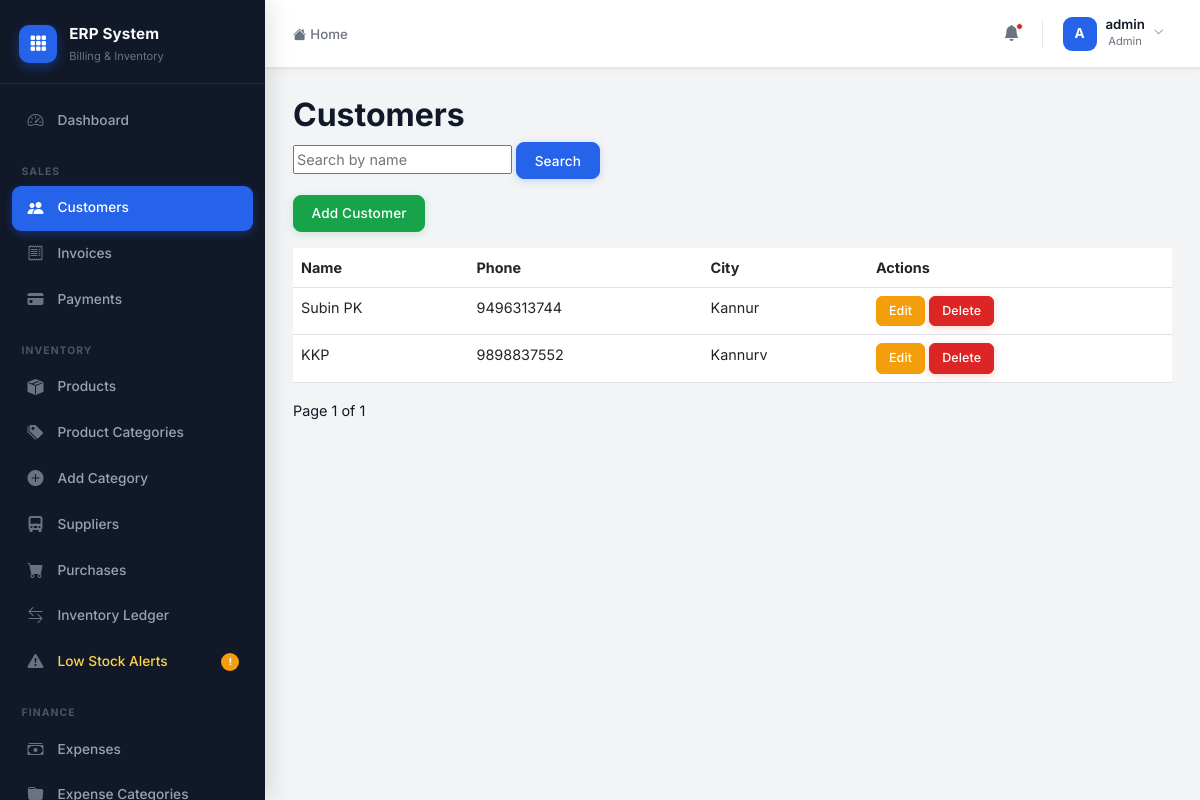
The app's page /customers/ (signed in) with its own data.
### accounts/models.py (models this page shows)
class CustomUser(AbstractUser):
    ROLE_CHOICES = (
        ('admin', 'Admin'),
        ('staff', 'Staff'),
        ('accountant', 'Accountant'),
    )
    role = models.CharField(max_length=20, choices=ROLE_CHOICES, default='staff')
    phone = models.CharField(max_length=15, blank=True, null=True)

### customers/models.py (models this page shows, shortened)
class Customer(models.Model):
    name = models.CharField(max_length=255)
    email = models.EmailField(blank=True, null=True)
    phone = models.CharField(max_length=15)
    gst_number = models.CharField(max_length=15, blank=True, null=True)
    address = models.TextField()
    city = models.CharField(max_length=100)
    state = models.CharField(max_length=100)
    pincode = models.CharField(max_length=10)
    created_at = models.DateTimeField(auto_now_add=True)

### customers/views.py (the view)
# urls.py: path('', customer_list, name='customer_list'),
@login_required
def customer_list(request):
    search_query = request.GET.get('q', '')
    customers = Customer.objects.all()
    if search_query:
        customers = customers.filter(name__icontains=search_query)
    paginator = Paginator(customers, 5)  # 5 per page
    page_number = request.GET.get('page')
    page_obj = paginator.get_page(page_number)
    return render(request, 'customers/customer_list.html', {
        'page_obj': page_obj,
        'search_query': search_query
    })

### templates/customers/customer_list.html (shortened to what this page needs)
{% extends 'layouts/admin_base.html' %}
{% block admin_content %}
<h2>Customers</h2>
<form method="GET" class="mb-3">
    <input type="text" name="q" value="{{ search_query }}" placeholder="Search by name">
    <button type="submit" class="btn btn-primary">Search</button>
</form>
<a href="{% url 'add_customer' %}" class="btn btn-success mb-3">Add Customer</a>
<table class="table">
    <tr>
        <th>Name</th>
        <th>Phone</th>
        <th>City</th>
        <th>Actions</th>
    </tr>
    {% for customer in page_obj %}
    <tr>
        <td>{{ customer.name }}</td>
        <td>{{ customer.phone }}</td>
        <td>{{ customer.city }}</td>
        <td>
            <a href="{% url 'edit_customer' customer.id %}" class="btn btn-warning btn-sm">Edit</a>
<button
    class="btn btn-danger btn-sm delete-btn"
    data-id="{{ customer.id }}"
    data-name="{{ customer.name }}"
    data-bs-toggle="modal"
    data-bs-target="#deleteModal">
    Delete
</button>        </td>
    </tr>
    {% endfor %}
</table>
<div>
    <span>Page {{ page_obj.number }} of {{ page_obj.paginator.num_pages }}</span>
</div>
{% endblock %}

### templates/layouts/admin_base.html (shortened to what this page needs)
{% extends 'base.html' %}
{% block content %}
<div class="erp-shell">
    <aside class="erp-sidebar" id="erpSidebar">
        <div class="sidebar-logo">
            <div class="logo-icon">
                <i class="bi bi-grid-3x3-gap-fill"></i>
            </div>
            <div class="logo-text">
                <span class="logo-name">ERP System</span>
                <span class="logo-sub">Billing & Inventory</span>
            </div>
        </div>
        <nav class="sidebar-nav" id="sidebarNav">
            <a href="{% url 'admin_dashboard' %}"
               class="nav-item {% if request.resolver_match.url_name == 'admin_dashboard' %}active{% endif %}">
                <span class="nav-icon"><i class="bi bi-speedometer2"></i></span>
                <span class="nav-label">Dashboard</span>
            </a>
            <div class="nav-section-label">Sales</div>
            <a href="{% url 'customer_list' %}"
               class="nav-item {% if 'customer' in request.resolver_match.url_name %}active{% endif %}">
                <span class="nav-icon"><i class="bi bi-people-fill"></i></span>
                <span class="nav-label">Customers</span>
            </a>
            <a href="{% url 'invoice_list' %}"
               class="nav-item {% if 'invoice' in request.resolver_match.url_name %}active{% endif %}">
                <span class="nav-icon"><i class="bi bi-receipt"></i></span>
                <span class="nav-label">Invoices</span>
            </a>
            {% if request.user.role == 'admin' or request.user.role == 'accountant' %}
            <a href="{% url 'payment_list' %}"
               class="nav-item {% if 'payment' in request.resolver_match.url_name %}active{% endif %}">
                <span class="nav-icon"><i class="bi bi-credit-card-fill"></i></span>
                <span class="nav-label">Payments</span>
            </a>
            {% endif %}
            <div class="nav-section-label">Inventory</div>
            <a href="{% url 'product_list' %}"
               class="nav-item {% if request.resolver_match.url_name == 'product_list' %}active{% endif %}">
                <span class="nav-icon"><i class="bi bi-box-seam-fill"></i></span>
                <span class="nav-label">Products</span>
            </a>
            {% if request.user.role == 'admin' %}
            <a href="{% url 'category_list' %}"
               class="nav-item {% if 'category' in request.resolver_match.url_name %}active{% endif %}">
                <span class="nav-icon"><i class="bi bi-tags-fill"></i></span>
                <span class="nav-label">Product Categories</span>
            </a>
            <a href="{% url 'add_category' %}"
               class="nav-item {% if request.resolver_match.url_name == 'add_category' %}active{% endif %}">
                <span class="nav-icon"><i class="bi bi-plus-circle-fill"></i></span>
                <span class="nav-label">Add Category</span>
            </a>
            <a href="{% url 'supplier_list' %}"
               class="nav-item {% if 'supplier' in request.resolver_match.url_name %}active{% endif %}">
                <span class="nav-icon"><i class="bi bi-truck-front-fill"></i></span>
                <span class="nav-label">Suppliers</span>
            </a>
            <a href="{% url 'purchase_list' %}"
               class="nav-item {% if 'purchase' in request.resolver_match.url_name %}active{% endif %}">
                <span class="nav-icon"><i class="bi bi-cart-fill"></i></span>
                <span class="nav-label">Purchases</span>
            </a>
            {% endif %}
            <a href="{% url 'stock_movement_list' %}"
               class="nav-item {% if 'stock' in request.resolver_match.url_name %}active{% endif %}">
                <span class="nav-icon"><i class="bi bi-arrow-left-right"></i></span>
                <span class="nav-label">Inventory Ledger</span>
            </a>
            <a href="{% url 'product_list' %}" class="nav-item nav-warning">
                <span class="nav-icon"><i class="bi bi-exclamation-triangle-fill"></i></span>
                <span class="nav-label">Low Stock Alerts</span>
                <span class="nav-badge">!</span>
            </a>
            {% if request.user.role == 'admin' or request.user.role == 'accountant' %}
            <div class="nav-section-label">Finance</div>
            <a href="{% url 'expense_list' %}"
               class="nav-item {% if 'expense' in request.resolver_match.url_name %}active{% endif %}">
                <span class="nav-icon"><i class="bi bi-cash-stack"></i></span>
                <span class="nav-label">Expenses</span>
            </a>
            <a href="{% url 'expense_category_list' %}"
               class="nav-item {% if 'expense_category' in request.resolver_match.url_name %}active{% endif %}">
                <span class="nav-icon"><i class="bi bi-folder-fill"></i></span>
                <span class="nav-label">Expense Categories</span>
            </a>
            {% endif %}
        </nav>
    </aside>
    <div class="erp-main">
        <header class="erp-topbar">
            <div class="topbar-left">
                <nav aria-label="breadcrumb">
                    <ol class="breadcrumb mb-0">
                        <li class="breadcrumb-item">
                            <a href="{% url 'admin_dashboard' %}">
                                <i class="bi bi-house-fill me-1"></i>Home
                            </a>
                        </li>
                    </ol>
                </nav>
            </div>
            <div class="topbar-right">
                <button class="topbar-icon-btn" title="Notifications">
                    <i class="bi bi-bell-fill"></i>
                    <span class="notif-dot"></span>
                </button>
                <div class="dropdown">
                    <button class="topbar-user-btn dropdown-toggle" data-bs-toggle="dropdown" aria-expanded="false">
                        <div class="topbar-avatar">
                            {{ request.user.username|slice:":1"|upper }}
                        </div>
                        <div class="topbar-user-info d-none d-sm-block">
                            <div class="topbar-username">{{ request.user.username }}</div>
                            <div class="topbar-userrole">{{ request.user.role|title }}</div>
                        </div>
                        <i class="bi bi-chevron-down topbar-chevron d-none d-sm-block"></i>
                    </button>
                </div>
            </div>
        </header>
        <main class="erp-page-content page-content">
            {% block admin_content %}{% endblock %}
        </main>
    </div>
</div>
{% endblock %}

### templates/base.html (style rules this page uses)
:root { --primary: #2563EB; --primary-hover: #1D4ED8; --primary-light: #EFF6FF; --sidebar-bg: #111827; --sidebar-hover: #1F2937; --sidebar-active: #1F2937; --success: #16A34A; --danger: #DC2626; --warning: #F59E0B; --bg: #F3F4F6; --card-bg: #FFFFFF; --text-primary: #111827; --text-secondary: #6B7280; --border: #E5E7EB; --shadow-card: 0 4px 20px rgba(0,0,0,0.05); --shadow-sidebar: 4px 0 24px rgba(0,0,0,0.12); --radius-sm: 8px; --radius-md: 12px; --radius-lg: 16px; --topbar-h: 68px; --sidebar-w: 265px; --transition: all 0.22s cubic-bezier(0.4,0,0.2,1); }
*, *::before, *::after { box-sizing: border-box; }
body { font-family: 'Inter', sans-serif; background: var(--bg); color: var(--text-primary); font-size: 0.9rem; line-height: 1.6; -webkit-font-smoothing: antialiased; }
h1,h2,h3,h4,h5,h6 { font-weight: 700; color: var(--text-primary); }
a { text-decoration: none; }
.page-content { animation: fadeInUp 0.35s ease forwards; }
.btn { font-family: 'Inter', sans-serif; font-weight: 500; font-size: 0.85rem; border-radius: var(--radius-sm); padding: 0.45rem 1.1rem; transition: var(--transition); display: inline-flex; align-items: center; gap: 0.4rem; letter-spacing: 0.01em; }
.btn-primary { background: var(--primary); border-color: var(--primary); color: #fff; box-shadow: 0 2px 8px rgba(37,99,235,0.22); }
.btn-danger { background: var(--danger); border-color: var(--danger); box-shadow: 0 2px 8px rgba(220,38,38,0.2); }
.btn-success { background: var(--success); border-color: var(--success); box-shadow: 0 2px 8px rgba(22,163,74,0.2); }
.btn-warning { background: var(--warning); border-color: var(--warning); color: #fff; }
.btn-sm { font-size: 0.78rem; padding: 0.3rem 0.75rem; border-radius: 6px; }
.erp-topbar { height: var(--topbar-h); background: var(--card-bg); border-bottom: 1px solid var(--border); display: flex; align-items: center; justify-content: space-between; padding: 0 1.75rem; position: sticky; top: 0; z-index: 100; box-shadow: 0 1px 0 var(--border), 0 2px 8px rgba(0,0,0,0.04); }

### records on screen
CustomUser: user.username "A", user.username "admin", user.role "Admin"
Customer: name "Subin PK", phone "9496313744", city "Kannur"
Customer: name "KKP", phone "9898837552", city "Kannurv"

### other values on screen
{{ page_obj.number }} "1"
{{ page_obj.paginator.num_pages }} "1"
